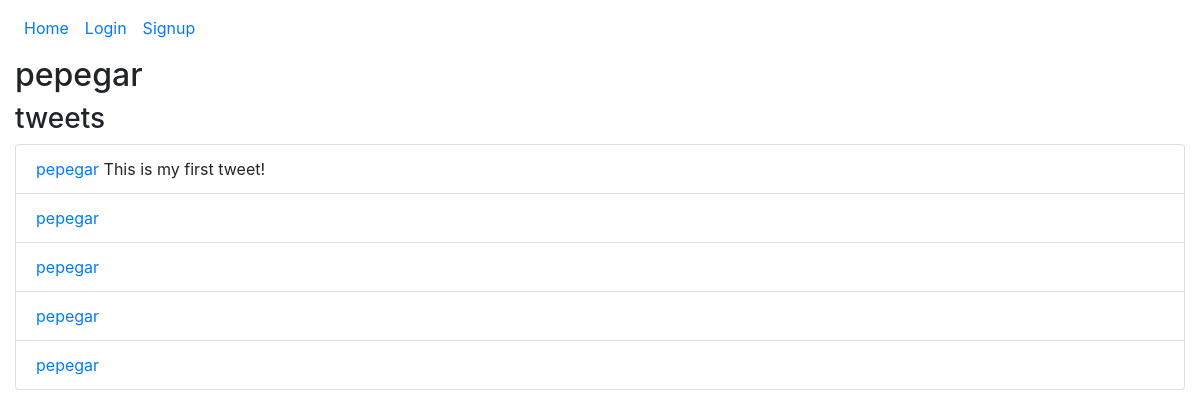
Page /pepegar on the earlier database version.
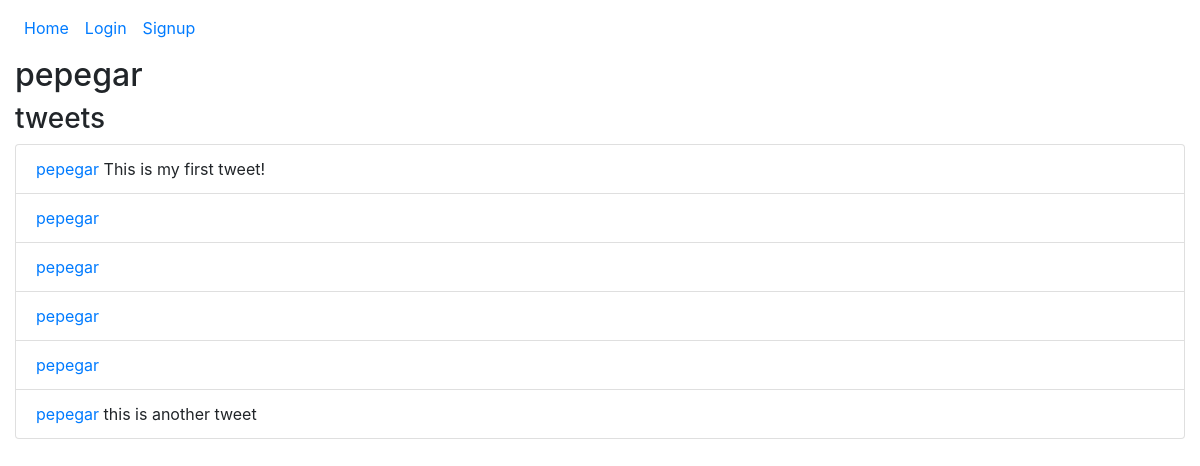
Same page on the later database version.
### models.py (models this page shows)
class Tweet(db.Model):
    __tablename__ = "tweets"
    id = db.Column(db.Integer, autoincrement=True, primary_key=True)
    text = db.Column(db.String(140), nullable=False)
    user_id = db.Column(db.Integer, db.ForeignKey('users.id'), nullable=False)
    user = db.relationship('User', backref=db.backref('tweets', lazy=True))

class User(db.Model):
    __tablename__ = "users"
    id = db.Column(db.Integer, autoincrement=True, primary_key=True)
    username = db.Column(db.String(40), unique=True, nullable=False)
    password = db.Column(db.String, nullable=False)

### server.py (the view)
@app.route("/<username>")
def profile(username):
    user = User.query.filter(User.username == username).first_or_404()
    return render_template("user.html", session = session, user = user)

### templates/user.html (shortened to what this page needs)
{% extends "base.html" %}
{% block main %}
<h2>{{user.username}}</h2>
<h3>tweets</h3>
<ul class="list-group">
    {% for tweet in user.tweets %}
    <li class="list-group-item">
        <span><a href="/{{tweet.user.username}}">{{tweet.user.username}}</a></span>
        <span>{{tweet.text}}</span>
    </li>
    {% endfor %}
</ul>
{% endblock %}

Differences in the rows shown:
added Tweet: user.username "pepegar", text "this is another tweet"
